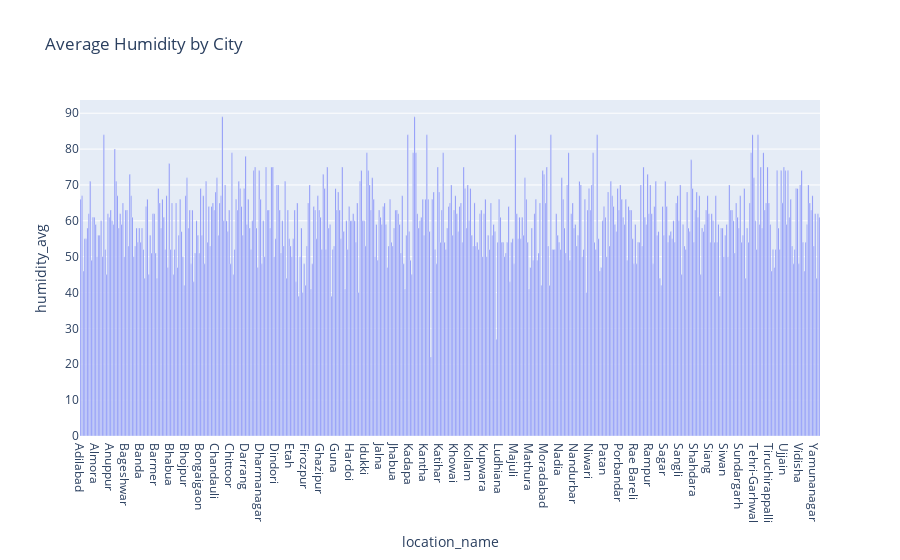

The notebook cell saved with this chart:
### Code cell
# Bar Chart for Analyse Average Humidity by City
px.bar(daily, x='location_name', y='humidity_avg', title='Average Humidity by City')

### Figure 1 — Plotly figure (JSON) as saved in the notebook; plotly's stock layout.template omitted (floating-point values rounded to 4 significant figures; data arrays with more than 128 entries replaced by an {"elided": "..."} marker saying what was removed)
{"data": [{"alignmentgroup": "True", "hovertemplate": "location_name=%{x}<br>humidity_avg=%{y}<extra></extra>", "legendgroup": "", "marker": {"color": "#636efa", "pattern": {"shape": ""}}, "name": "", "offsetgroup": "", "orientation": "v", "showlegend": false, "textposition": "auto", "type": "bar", "x": {"elided": "543 str values"}, "xaxis": "x", "y": {"elided": "543 int values"}, "yaxis": "y"}], "layout": {"autosize": true, "barmode": "relative", "legend": {"tracegroupgap": 0}, "title": {"text": "Average Humidity by City"}, "xaxis": {"anchor": "y", "autorange": true, "domain": [0, 1], "range": [-0.5, 542.5], "title": {"text": "location_name"}, "type": "category"}, "yaxis": {"anchor": "x", "autorange": true, "domain": [0, 1], "range": [0, 93.68], "title": {"text": "humidity_avg"}, "type": "linear"}}}
